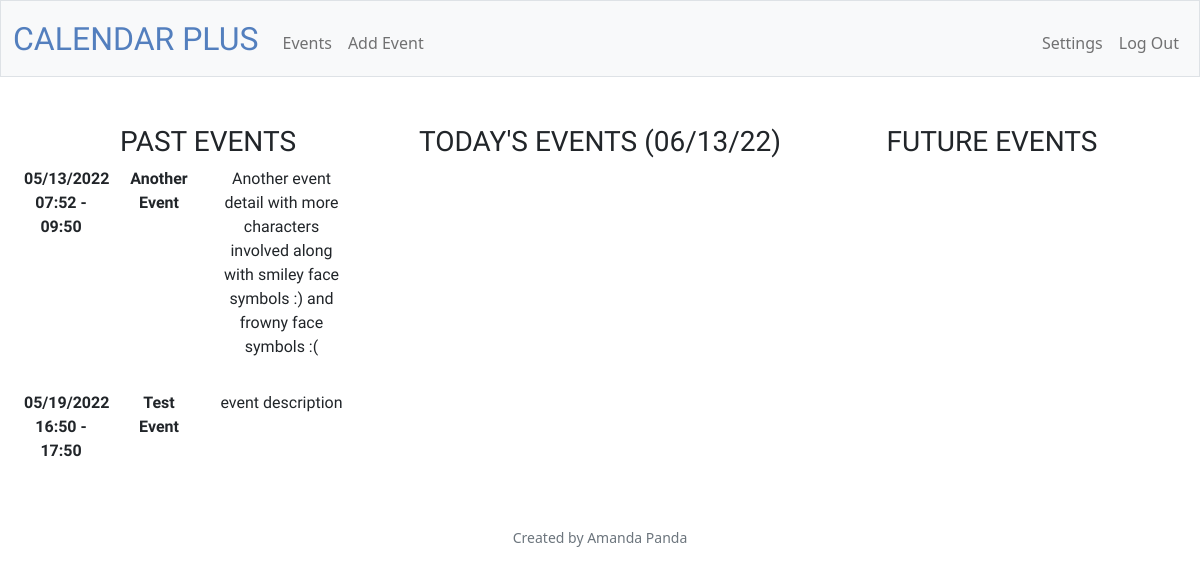
The app's page /events (signed in), older data.
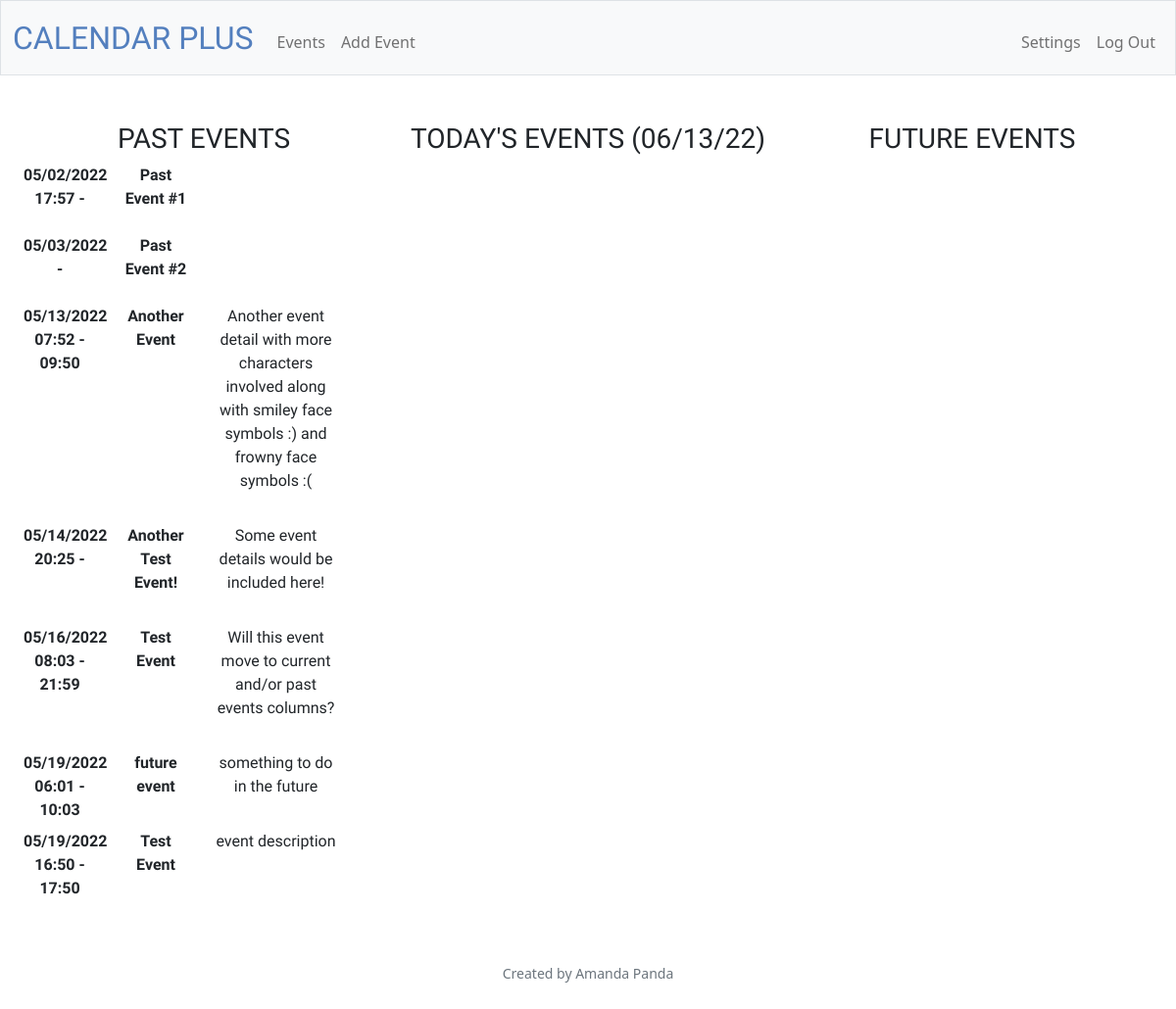
The same page, newer data.
### tables this page shows
CREATE TABLE events(id INTEGER PRIMARY KEY AUTOINCREMENT NOT NULL, creator INTEGER NOT NULL, title TEXT NOT NULL, date DATE NOT NULL, starttime TIME, endtime TIME, details TEXT);

### app.py (the view)
@app.route("/events", methods=["GET"])
@login_required
def events():
    today = date.today()
    account = session.get("user_id")
    past = db.execute("SELECT title, strftime('%m/%d/%Y', date) AS date,starttime, endtime, details FROM events WHERE creator = ? AND date < ? ORDER BY date, starttime", account, today)
    future = db.execute("SELECT title, strftime('%m/%d/%Y', date) AS date,starttime, endtime, details FROM events WHERE creator = ? AND date > ? ORDER BY date, starttime", account, today)
    current = db.execute("SELECT title, strftime('%m/%d/%Y', date) AS date, starttime, endtime, details FROM events WHERE creator = ? AND date = ? ORDER BY starttime", account, today)
    today = today.strftime("%m/%d/%y")
    return render_template("events.html", today=today, past=past, future=future, current=current)

### app.py (called while the page is built)
@app.after_request
def after_request(response):
    response.headers["Cache-Control"] = "no-cache, no-store, must-revalidate"
    response.headers["Expires"] = 0
    response.headers["Pragma"] = "no-cache"
    return response

### helpers.py (called while the page is built)
def login_required(f):
    @wraps(f)
    def decorated_function(*args, **kwargs):
        if session.get("user_id") is None:
            return redirect("/login")
        return f(*args, **kwargs)
    return decorated_function

### templates/events.html (shortened to what this page needs)
{% extends "layout.html" %}
{% block main %}
    <div class="container-fluid font-fred">
        <div class="row">
            <div class="col-sm">
                <h3>PAST EVENTS</h3>
                <dl class="row">
                {% for row in past %}
                    <dt class="col-sm-3">{{ row.date }} {{ row.starttime }} - {{ row.endtime }}</dt>
                    <dd class="col-sm-9">
                        <dl class="row" >
                            <dt class="col-sm-4">{{ row.title }}</dt>
                            <dd class="col-sm-6">{{ row.details }}</dd>
                        </dl>
                    </dd>
                {% endfor %}
            </div>
            <div class="col-sm">
                <h3>TODAY'S EVENTS ({{ today }})</h3>
            </div>
            <div class="col-sm">
                <h3>FUTURE EVENTS</h3>
            </div>
        </div>
    </div>
{% endblock %}

### templates/layout.html (shortened to what this page needs)
<!DOCTYPE html>
<html lang="en">
    <head>
        <link href="https://cdn.jsdelivr.net/npm/bootstrap@5.1.3/dist/css/bootstrap.min.css" rel="stylesheet">
        <link href="/static/styles.css" rel="stylesheet">
    </head>
    <body>
        <nav class="bg-light border navbar navbar-expand-md navbar-light">
            <div class="container-fluid">
                <a class="navbar-brand" href="/"><span class="color font-elite">CALENDAR PLUS</span></a>
                <div class="collapse navbar-collapse" id="navbar">
                    {% if session["user_id"] %}
                        <ul class="navbar-nav me-auto mt-2">
                            <li class="nav-item"><a class="nav-link" href="/events">Events</a></li>
                            <li class="nav-item"><a class="nav-link" href="/addevent">Add Event</a></li>
                        </ul>
                        <ul class="navbar-nav ms-auto mt-2">
                            <li class="nav-item"><a class="nav-link" href="/settings">Settings</a></li>
                            <li class="nav-item"><a class="nav-link" href="/logout">Log Out</a></li>
                        </ul>
                    {% else %}
                        <ul class="navbar-nav ms-auto mt-2">
                            <li class="nav-item"><a class="nav-link" href="/register">Register</a></li>
                            <li class="nav-item"><a class="nav-link" href="/login">Log in</a></li>
                        </ul>
                    {% endif %}
                </div>
            </div>
        </nav>
        <main class="container-fluid py-5 text-center">
            {% block main %}{% endblock %}
        </main>
        <footer class="mb-5 small text-center text-muted">
            Created by Amanda Panda
        </footer>
    </body>
</html>

### static/styles.css (style rules this page uses)
nav .navbar-brand { font-size: xx-large; }
nav .navbar-brand .color { color: #537fbe; }
.font-elite { font-family: 'Special Elite', cursive; }
.font-fred { font-family: 'Fredericka the Great', cursive; }

Row changes from the older to the newer data that the page shows:
added events: date "05/02/2022", starttime "17:57", title "Past Event #1"
added events: date "05/03/2022", title "Past Event #2"
added events: date "05/14/2022", starttime "20:25", title "Another Test Event!", details "Some event details would be included here!"
added events: date "05/16/2022", starttime "08:03", endtime "21:59", title "Test Event", details "Will this event move to current and/or past events columns?"
added events: date "05/19/2022", starttime "06:01", endtime "10:03", title "future event", details "something to do in the future"
